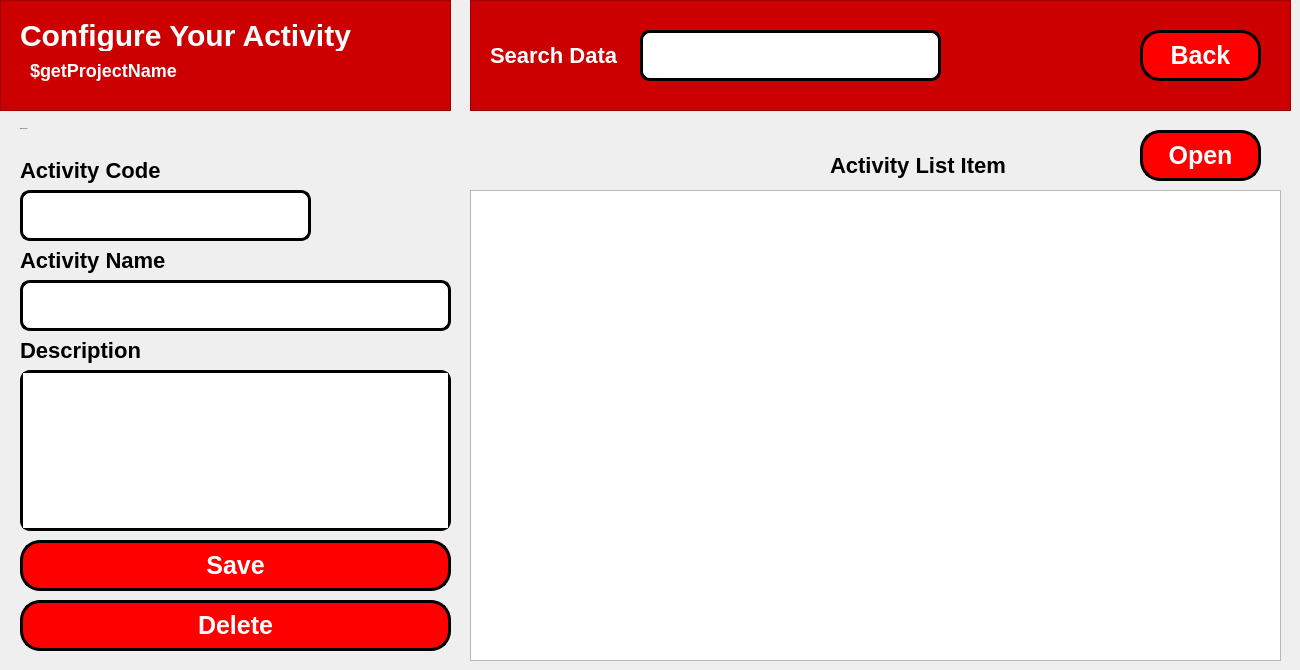
    <widget class="QWidget" name="saveActivity_4">
     <widget class="QFrame" name="frame_8">
      <property name="geometry">
       <rect>
        <x>0</x>
        <y>0</y>
        <width>451</width>
        <height>111</height>
       </rect>
      </property>
      <property name="styleSheet">
       <string notr="true">QFrame {
	background-color: rgb(204, 0, 0);
	color: white;
}</string>
      </property>
      <property name="frameShape">
       <enum>QFrame::StyledPanel</enum>
      </property>
      <property name="frameShadow">
       <enum>QFrame::Raised</enum>
      </property>
      <widget class="QLabel" name="label_29">
       <property name="geometry">
        <rect>
         <x>20</x>
         <y>20</y>
         <width>391</width>
         <height>31</height>
        </rect>
       </property>
       <property name="styleSheet">
        <string notr="true">QLabel {
	font-size: 30px;
	font-weight: bold;
}</string>
       </property>
       <property name="text">
        <string>Configure Your Activity</string>
       </property>
      </widget>
      <widget class="QLabel" name="lbCreateAcvtivityGetProjectName">
       <property name="geometry">
        <rect>
         <x>30</x>
         <y>60</y>
         <width>401</width>
         <height>21</height>
        </rect>
       </property>
       <property name="styleSheet">
        <string notr="true">QLabel {
	font-size: 18px;
	font-weight: bold;
}</string>
       </property>
       <property name="text">
        <string>$getProjectName</string>
       </property>
      </widget>
     </widget>
     <widget class="QTableView" name="tbSaveActivityTabel">
      <property name="geometry">
       <rect>
        <x>470</x>
        <y>190</y>
        <width>811</width>
        <height>471</height>
       </rect>
      </property>
      <property name="styleSheet">
       <string notr="true"/>
      </property>
     </widget>
     <widget class="QPushButton" name="btSaveActivityDelete">
      <property name="geometry">
       <rect>
        <x>20</x>
        <y>600</y>
        <width>431</width>
        <height>51</height>
       </rect>
      </property>
      <property name="cursor">
       <cursorShape>PointingHandCursor</cursorShape>
      </property>
      <property name="layoutDirection">
       <enum>Qt::LeftToRight</enum>
      </property>
      <property name="styleSheet">
       <string notr="true">QPushButton {
	border-radius: 20px;
	background: red;
	color: white;
	font-weight: bold;
	font-size: 25px;
	border: 3px solid black;
  	text-align: center;
}

QPushButton:hover {
    background: qradialgradient(
        cx: 0.3, cy: -0.4, fx: 0.3, fy: -0.4,
        radius: 1.35, stop: 0 #fff, stop: 1 #bbb
        );
	color: black;
	border: 3px solid black;
    }

QPushButton:pressed {
    border-style: inset;
    background: qradialgradient(
        cx: 0.4, cy: -0.1, fx: 0.4, fy: -0.1,
        radius: 1.35, stop: 0 #fff, stop: 1 #ddd
        );
    }

QPushButton::icon {
    margin-bottom: 5px; 
}
</string>
      </property>
      <property name="text">
       <string>Delete</string>
      </property>
      <property name="iconSize">
       <size>
        <width>50</width>
        <height>50</height>
       </size>
      </property>
      <property name="flat">
       <bool>false</bool>
      </property>
     </widget>
     <widget class="QLineEdit" name="txtSaveActivityNama">
      <property name="geometry">
       <rect>
        <x>20</x>
        <y>280</y>
        <width>431</width>
        <height>51</height>
       </rect>
      </property>
      <property name="styleSheet">
       <string notr="true">QLineEdit {
	border-radius: 10px;
	border: 3px solid black;
	font-size: 20px;
}
</string>
      </property>
     </widget>
     <widget class="QLabel" name="label_31">
      <property name="geometry">
       <rect>
        <x>20</x>
        <y>240</y>
        <width>171</width>
        <height>41</height>
       </rect>
      </property>
      <property name="styleSheet">
       <string notr="true">QLabel {
	font-size: 22px;
	font-weight: bold;
}</string>
      </property>
      <property name="text">
       <string>Activity Name</string>
      </property>
     </widget>
     <widget class="QLabel" name="lbGetData_5">
      <property name="geometry">
       <rect>
        <x>830</x>
        <y>150</y>
        <width>181</width>
        <height>31</height>
       </rect>
      </property>
      <property name="styleSheet">
       <string notr="true">QLabel {
	font-size: 22px;
	font-weight: bold;
}</string>
      </property>
      <property name="text">
       <string>Activity List Item</string>
      </property>
     </widget>
     <widget class="QPushButton" name="btSaveActivitySimpan">
      <property name="geometry">
       <rect>
        <x>20</x>
        <y>540</y>
        <width>431</width>
        <height>51</height>
       </rect>
      </property>
      <property name="cursor">
       <cursorShape>PointingHandCursor</cursorShape>
      </property>
      <property name="layoutDirection">
       <enum>Qt::LeftToRight</enum>
      </property>
      <property name="styleSheet">
       <string notr="true">QPushButton {
	border-radius: 20px;
	background: red;
	color: white;
	font-weight: bold;
	font-size: 25px;
	border: 3px solid black;
  	text-align: center;
}

QPushButton:hover {
    background: qradialgradient(
        cx: 0.3, cy: -0.4, fx: 0.3, fy: -0.4,
        radius: 1.35, stop: 0 #fff, stop: 1 #bbb
        );
	color: black;
	border: 3px solid black;
    }

QPushButton:pressed {
    border-style: inset;
    background: qradialgradient(
        cx: 0.4, cy: -0.1, fx: 0.4, fy: -0.1,
        radius: 1.35, stop: 0 #fff, stop: 1 #ddd
        );
    }

QPushButton::icon {
    margin-bottom: 5px; 
}
</string>
      </property>
      <property name="text">
       <string>Save</string>
      </property>
      <property name="iconSize">
       <size>
        <width>50</width>
        <height>50</height>
       </size>
      </property>
      <property name="flat">
       <bool>false</bool>
      </property>
     </widget>
     <widget class="QLabel" name="label_54">
      <property name="geometry">
       <rect>
        <x>20</x>
        <y>330</y>
        <width>121</width>
        <height>41</height>
       </rect>
      </property>
      <property name="styleSheet">
       <string notr="true">QLabel {
	font-size: 22px;
	font-weight: bold;
}</string>
      </property>
      <property name="text">
       <string>Description</string>
      </property>
     </widget>
     <widget class="QTextEdit" name="txtSaveActivityKet">
      <property name="geometry">
       <rect>
        <x>20</x>
        <y>370</y>
        <width>431</width>
        <height>161</height>
       </rect>
      </property>
      <property name="styleSheet">
       <string notr="true">QTextEdit {
	border-radius: 10px;
	border: 3px solid black;
	font-size: 20px;
}</string>
      </property>
     </widget>
     <widget class="QFrame" name="frame_5">
      <property name="geometry">
       <rect>
        <x>470</x>
        <y>0</y>
        <width>821</width>
        <height>111</height>
       </rect>
      </property>
      <property name="styleSheet">
       <string notr="true">QFrame {
	background-color: rgb(204, 0, 0);
	color: white;
}</string>
      </property>
      <property name="frameShape">
       <enum>QFrame::StyledPanel</enum>
      </property>
      <property name="frameShadow">
       <enum>QFrame::Raised</enum>
      </property>
      <widget class="QLabel" name="label_30">
       <property name="geometry">
        <rect>
         <x>20</x>
         <y>30</y>
         <width>151</width>
         <height>51</height>
        </rect>
       </property>
       <property name="styleSheet">
        <string notr="true">QLabel {
	font-size: 22px;
	font-weight: bold;
}</string>
       </property>
       <property name="text">
        <string>Search Data</string>
       </property>
      </widget>
      <widget class="QLineEdit" name="txtSaveActivityCari">
       <property name="geometry">
        <rect>
         <x>170</x>
         <y>30</y>
         <width>301</width>
         <height>51</height>
        </rect>
       </property>
       <property name="styleSheet">
        <string notr="true">QLineEdit {
	border-radius: 10px;
	border: 3px solid black;
	font-size: 20px;
}</string>
       </property>
      </widget>
      <widget class="QPushButton" name="btSaveActivityBack">
       <property name="geometry">
        <rect>
         <x>670</x>
         <y>30</y>
         <width>121</width>
         <height>51</height>
        </rect>
       </property>
       <property name="cursor">
        <cursorShape>PointingHandCursor</cursorShape>
       </property>
       <property name="layoutDirection">
        <enum>Qt::LeftToRight</enum>
       </property>
       <property name="styleSheet">
        <string notr="true">QPushButton {
	border-radius: 20px;
	background: red;
	color: white;
	font-weight: bold;
	font-size: 25px;
	border: 3px solid black;
  	text-align: center;
}

QPushButton:hover {
    background: qradialgradient(
        cx: 0.3, cy: -0.4, fx: 0.3, fy: -0.4,
        radius: 1.35, stop: 0 #fff, stop: 1 #bbb
        );
	color: black;
	border: 3px solid black;
    }

QPushButton:pressed {
    border-style: inset;
    background: qradialgradient(
        cx: 0.4, cy: -0.1, fx: 0.4, fy: -0.1,
        radius: 1.35, stop: 0 #fff, stop: 1 #ddd
        );
    }

QPushButton::icon {
    margin-bottom: 5px; 
}
</string>
       </property>
       <property name="text">
        <string>Back</string>
       </property>
       <property name="iconSize">
        <size>
         <width>50</width>
         <height>50</height>
        </size>
       </property>
       <property name="flat">
        <bool>false</bool>
       </property>
      </widget>
     </widget>
     <widget class="QLabel" name="label_32">
      <property name="geometry">
       <rect>
        <x>20</x>
        <y>150</y>
        <width>161</width>
        <height>41</height>
       </rect>
      </property>
      <property name="styleSheet">
       <string notr="true">QLabel {
	font-size: 22px;
	font-weight: bold;
}</string>
      </property>
      <property name="text">
       <string>Activity Code</string>
      </property>
     </widget>
     <widget class="QLineEdit" name="txtSaveActivityCode">
      <property name="enabled">
       <bool>false</bool>
      </property>
      <property name="geometry">
       <rect>
        <x>20</x>
        <y>190</y>
        <width>291</width>
        <height>51</height>
       </rect>
      </property>
      <property name="styleSheet">
       <string notr="true">QLineEdit {
	border-radius: 10px;
	border: 3px solid black;
	font-size: 20px;
}</string>
      </property>
     </widget>
     <widget class="QLabel" name="lbSaveActivityGetCode">
      <property name="geometry">
       <rect>
        <x>20</x>
        <y>120</y>
        <width>171</width>
        <height>17</height>
       </rect>
      </property>
      <property name="styleSheet">
       <string notr="true">QLabel {
	font-size: 1px;
}</string>
      </property>
      <property name="text">
       <string>$getProjectsCode</string>
      </property>
     </widget>
     <widget class="QPushButton" name="btSaveActivityOpen">
      <property name="geometry">
       <rect>
        <x>1140</x>
        <y>130</y>
        <width>121</width>
        <height>51</height>
       </rect>
      </property>
      <property name="cursor">
       <cursorShape>PointingHandCursor</cursorShape>
      </property>
      <property name="layoutDirection">
       <enum>Qt::LeftToRight</enum>
      </property>
      <property name="styleSheet">
       <string notr="true">QPushButton {
	border-radius: 20px;
	background: red;
	color: white;
	font-weight: bold;
	font-size: 25px;
	border: 3px solid black;
  	text-align: center;
}

QPushButton:hover {
    background: qradialgradient(
        cx: 0.3, cy: -0.4, fx: 0.3, fy: -0.4,
        radius: 1.35, stop: 0 #fff, stop: 1 #bbb
        );
	color: black;
	border: 3px solid black;
    }

QPushButton:pressed {
    border-style: inset;
    background: qradialgradient(
        cx: 0.4, cy: -0.1, fx: 0.4, fy: -0.1,
        radius: 1.35, stop: 0 #fff, stop: 1 #ddd
        );
    }

QPushButton::icon {
    margin-bottom: 5px; 
}
</string>
      </property>
      <property name="text">
       <string>Open</string>
      </property>
      <property name="iconSize">
       <size>
        <width>50</width>
        <height>50</height>
       </size>
      </property>
      <property name="flat">
       <bool>false</bool>
      </property>
     </widget>
    </widget>
